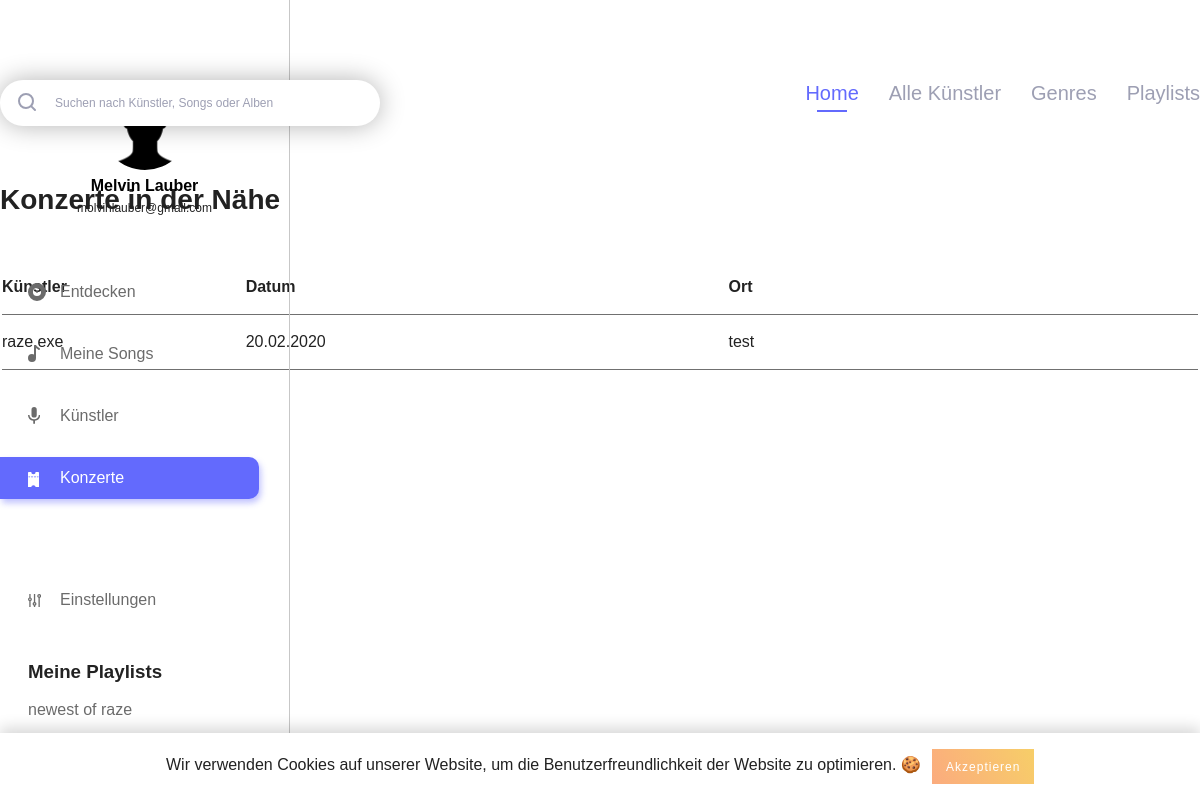
The app's page /events.php (signed in) with its own data.
### tables this page shows
CREATE TABLE IF NOT EXISTS `users` (
  `id` int(11) NOT NULL AUTO_INCREMENT,
  `username` varchar(255) NOT NULL,
  `email` varchar(255) NOT NULL,
  `firstname` varchar(255) NOT NULL,
  `lastname` varchar(255) NOT NULL,
  `password_hash` varchar(255) NOT NULL,
  `password_token` varchar(255) NOT NULL,
  `is_artist` int(1) NOT NULL,
  `has_darkmode` tinyint(1) NOT NULL,
  PRIMARY KEY (`id`),
  UNIQUE KEY `username` (`username`),
  UNIQUE KEY `email` (`email`)
);

CREATE TABLE IF NOT EXISTS `playlist` (
  `playlist_id` int(11) NOT NULL AUTO_INCREMENT,
  `playlist_name` varchar(255) NOT NULL,
  `user_id` int(11) NOT NULL,
  `playlist_description` text NOT NULL,
  PRIMARY KEY (`playlist_id`),
  KEY `playlist_fk0` (`user_id`)
);

CREATE TABLE IF NOT EXISTS `events` (
  `id` int(11) NOT NULL AUTO_INCREMENT,
  `artist_id_link` int(11) NOT NULL,
  `event_name` varchar(255) NOT NULL,
  `place` varchar(255) NOT NULL,
  `event_date` date NOT NULL,
  PRIMARY KEY (`id`),
  KEY `artist_id_link` (`artist_id_link`)
);

CREATE TABLE IF NOT EXISTS `artist` (
  `artist_id` int(11) NOT NULL AUTO_INCREMENT,
  `user_id` int(11) NOT NULL,
  `artist_firstname` varchar(255) NOT NULL,
  `artist_lastname` varchar(255) NOT NULL,
  `biography` text NOT NULL,
  PRIMARY KEY (`artist_id`),
  KEY `artist_fk0` (`user_id`)
);

### includes/start.php (called while the page is built, shortened)
<?php
include 'db.php';
if (isset($_SESSION['user']['id']) && !empty($_SESSION['user']['id'])) {
	$statement = $pdo->prepare("SELECT * FROM `users` WHERE `id` = :id");
	$result = $statement->execute(array('id' => $_SESSION['user']['id']));
}
if (isset($_SESSION['user']['has_darkmode']) && $_SESSION['user']['has_darkmode'] == 1) {
	$body_class = 'dark';
}
else {
	$body_class = '';
}
?>

### events.php (the view, shortened to what this page needs)
<?php
include 'includes/start.php';
$get_events_query = "SELECT * FROM `events` events
					 INNER JOIN `artist` artist ON artist.artist_id = events.artist_id_link";
?>
<!DOCTYPE html>
<html lang="de">
	<head>
		<?php include 'includes/meta_data.php'; ?>
	</head>
	<body class="<?php echo $body_class; ?>">
		<?php include 'includes/navigation_left.php'; ?>
		<?php include 'includes/cookie_banner.php'; ?>
		<div class="main_content_wrapper">
			<div class="main_content_inner">
				<?php include 'includes/search_navi.php'; ?>
				<h3 class="short_title"><?php echo NEAR_CONCERTS; ?></h3>
				<div id="events_table">
				<table class="concerts_near_you">
					<tbody>
						<tr class="event_table">
							<th class="artist_name_concert"><?php echo ARTISTS; ?></th>
							<th class="concert_when"><?php echo DATE; ?></th>
							<th class="concert_where"><?php echo WHERE; ?></th>
						</tr>
						<?php foreach ($pdo->query($get_events_query) as $event) { ?>
							<tr class="event_table">
								<td class="artist_name_concert event_table"><?php echo $event['artist_firstname'].' '.$event['artist_lastname']; ?></td>
								<td class="concert_when event_table">
									<?php
									$date = new DateTime($event['event_date']);
									echo $date->format('d.m.Y');
									?>
								</td>
								<td class="concert_where event_table"><?php echo $event['place']; ?></td>
							</tr>
						<?php } ?>
					</tbody>
				</table>
			</div>
			</div>
		</div>
	</body>

### includes/navigation_left.php (shortened to what this page needs)
<?php
if(isset($_SESSION['active'])) {
	$active_class = $_SESSION['active'];
}
$query = "SELECT * FROM `users` WHERE `id` = ".$_SESSION['user']['id'];
$playlist_query = "SELECT * FROM `playlist` WHERE `user_id` = ".$_SESSION['user']['id'];
?>
<div class="navigation_left">
	<div class="navigation_wrapper">
		<div class="profile">
			<h3 class="profile_name">
				<?php foreach ($pdo->query($query) as $user_data) {
					echo $user_data['firstname'].' '.$user_data['lastname'];
				} ?>
			</h3>
			<p class="profile_mail">
				<?php foreach ($pdo->query($query) as $user_data) {
					echo $user_data['email'];
				} ?>
			</p>
		</div>
		<div class="main_navigation">
			<ul>
				<li class="navigation_element <?php if($active_class === 'discover') { echo 'active'; } ?>"><a href="index.php"><img class="svg" src="img/assets/discover.svg" alt="<?php echo DISCOVER; ?>"><?php echo DISCOVER; ?></a></li>
				<li class="navigation_element <?php if($active_class === 'my_songs') { echo 'active'; } ?>"><a href="my_songs.php"><img class="svg" src="img/assets/my_songs.svg" alt="<?php echo MY_SONGS; ?>"><?php echo MY_SONGS; ?></a></li>
				<li class="navigation_element <?php if($active_class === 'artists') { echo 'active'; } ?>"><a href="artists.php"><img class="svg" src="img/assets/artists.svg" alt="<?php echo ARTISTS; ?>"><?php echo ARTISTS; ?></a></li>
				<li class="navigation_element <?php if($active_class === 'events') { echo 'active'; } ?>"><a href="events.php"><img class="svg" src="img/assets/events.svg" alt="<?php echo EVENTS; ?>"><?php echo EVENTS; ?></a></li>
				<li class="navigation_element <?php if($active_class === 'settings') { echo 'active'; } ?>"><a href="settings.php"><img class="svg" src="img/assets/settings_nav.svg" alt="<?php echo SETTINGS; ?>"><?php echo SETTINGS; ?></a></li>
			</ul>
		</div>
		<div class="playlist_wrapper">
			<h3 class="playlist_title"><?php echo MY_PLAYLISTS; ?></h3>
			<ul>
				<?php foreach ($pdo->query($playlist_query) as $playlist_data) { ?>
					<li class="playlist_element"><a href="playlist_detail.php?playlist_id=<?php echo $playlist_data['playlist_id']; ?>"><?php echo $playlist_data['playlist_name']; ?></a></li>
				<?php } ?>
			</ul>
		</div>
	</div>
</div>

### css/_config.css (style rules this page uses)
:root { --primary-color: #636AFD; --primary-color_light: #e0e1ff; --text: #222; --navigation_left: #6B6B6B; --border: #C7C7C7; --light_text: #9D9FB3; --button: #ededed; --border-bottom: #707070; --background_dark_mode: #21252B; --dark_mode_border: #30353B; --dark_mode_input: #30353B; --dark_mode_light: #DDDDDD; --standard_shadow: 0 3px 27px rgba(0,0,0,0.39); --standard_radius: 13px; --standard_transition: all 0.3s ease; --error_color: #b20000; }

### css/_basic.css (style rules this page uses)
body { font-family: 'DM Sans', sans-serif; margin: 0; padding: 0; color: var(--text); -webkit-font-smoothing: antialiased; -moz-osx-font-smoothing: grayscale; }
h3 { margin: 0; padding: 0; }
h3.short_title { font-size: 28px; line-height: 37px; font-weight: 700; color: var(--text); margin-bottom: 40px; }
ul { padding: 0; margin: 0; }
.main_content_wrapper { padding-top: 80px; }
.main_content_inner { max-width: 1200px; margin: 0 auto; padding-bottom: 150px; box-sizing: border-box; }
.profile { text-align: center; }

### css/_navigation.css (style rules this page uses)
.navigation_left { position: fixed; width: 290px; height: 100%; border-right: 1px solid var(--border); padding: 80px 0; box-sizing: border-box; }
.navigation_left .profile { width: 195px; margin: 0 auto; margin-bottom: 50px; }
h3.profile_name { margin-top: 5px; font-size: 16px; line-height: 21px; color: #000; font-weight: 700; }
.profile_mail { font-size: 12px; line-height: 25px; margin: 0; margin-bottom: 5px; }
.navigation_left .main_navigation ul { padding-right: 30px; box-sizing: border-box; width: 100%; }
.navigation_left .main_navigation ul li.navigation_element { position: relative; list-style-type: none; color: var(--navigation_left); margin-top: 20px; }
.navigation_left .main_navigation ul li.navigation_element:first-child { margin-top: 0; }
.navigation_left .main_navigation ul li.navigation_element:last-child { margin-top: 80px; }
.navigation_left .main_navigation ul li.navigation_element.active a, .navigation_left .main_navigation ul li.navigation_element a:hover { background: var(--primary-color); color: #fff; box-shadow: 2px 4px 6px rgba(99, 106, 253, 0.4); transition: background 0.2s ease, color 0.2s ease; }
.navigation_left .main_navigation ul li a { color: inherit; text-decoration: none; padding: 12px 20px; padding-left: 60px; border-top-right-radius: 10px; border-bottom-right-radius: 10px; box-sizing: border-box; display: inline-block; width: 100%; transition: background 0.2s ease, color 0.2s ease; }
.playlist_wrapper { margin-top: 40px; padding-right: 30px; box-sizing: border-box; width: 100%; }
.playlist_wrapper .playlist_title { padding-left: 28px; box-sizing: border-box; }
.playlist_wrapper ul li.playlist_element { list-style-type: none; color: var(--navigation_left); margin-top: 10px; }
.playlist_wrapper ul li.playlist_element a { color: inherit; text-decoration: none; padding: 8px 20px; padding-left: 28px; border-top-right-radius: 10px; border-bottom-right-radius: 10px; box-sizing: border-box; display: inline-block; width: 100%; transition: background 0.2s ease, color 0.2s ease; }

### css/_events.css (style rules this page uses)
table.concerts_near_you { text-align: left; width: 100%; }
tr.event_table { width: 100%; border-bottom: 1px solid var(--border-bottom); display: inline-block; }
td.event_table, .event_table th { padding: 18px 0px; box-sizing: border-box; display: inline-block; }
.artist_name_concert { width: 20%; }
.concert_when { width: 40%; }
.concert_where { width: 30%; }
#events_table { width: 100%; }

### records on screen
users: firstname "Melvin", lastname "Lauber", email "molvinlauber@gmail.com"
playlist: playlist_name "newest of raze"
events: artist_id_link.artist_firstname "raze.exe", event_date "20.02.2020", place "test"

### other values on screen
DISCOVER "Entdecken"
MY_SONGS "Meine Songs"
ARTISTS "Künstler"
EVENTS "Konzerte"
SETTINGS "Einstellungen"
MY_PLAYLISTS "Meine Playlists"
HOME "Home"
ALL_ARTISTS "Alle Künstler"
GENRES "Genres"
PLAYLISTS "Playlists"
NEAR_CONCERTS "Konzerte in der Nähe"
DATE "Datum"
WHERE "Ort"
